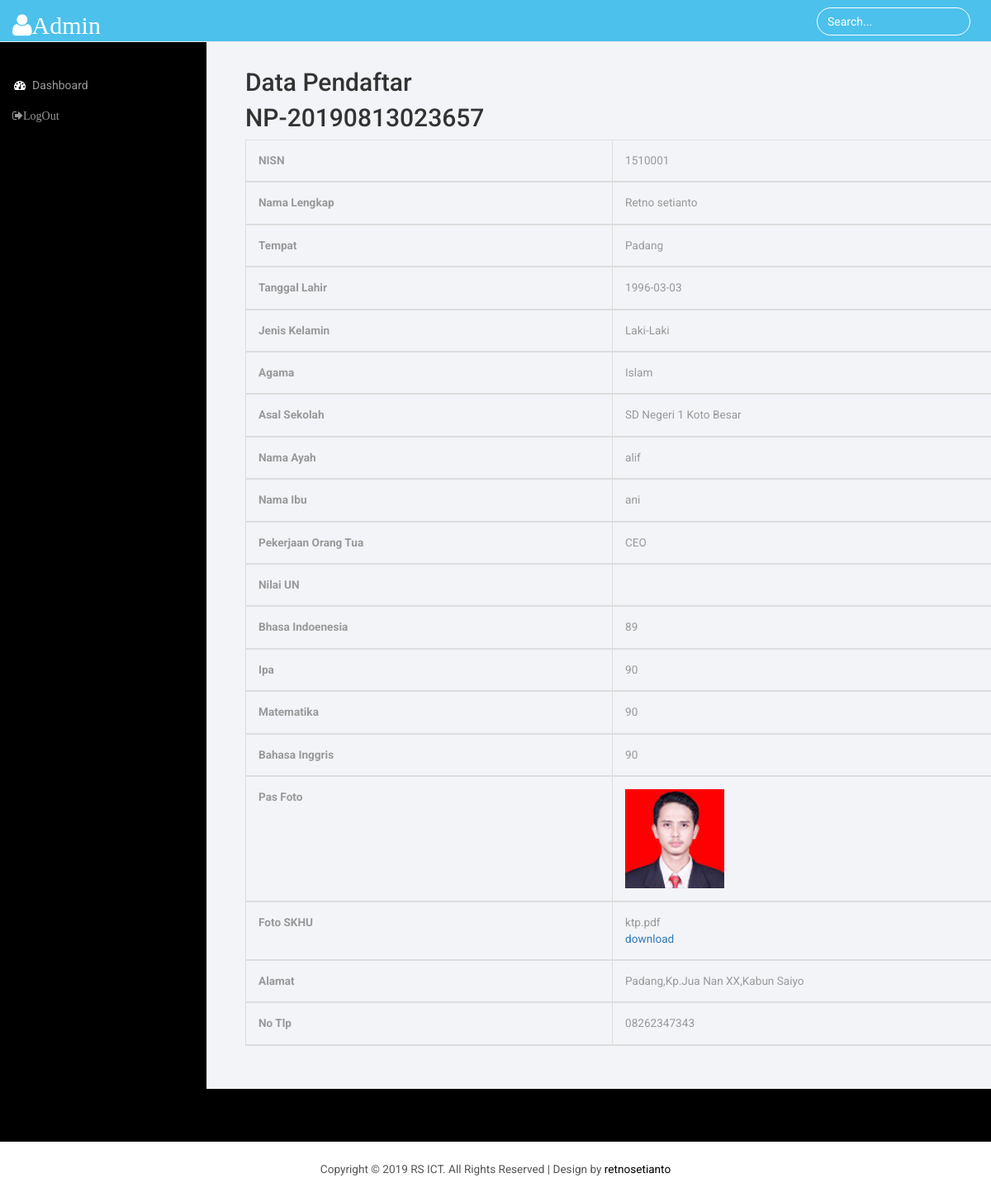
The page /admin/User/index.php?page=data_lengkap_pendaftar&id=1 on the database its author committed.
### tables this page shows
CREATE TABLE `tbl_pendaftar` (
  `id_pendaftaran` int(11) NOT NULL,
  `id_register` int(11) NOT NULL,
  `no_pendaftaran` varchar(30) NOT NULL,
  `tgl_daftar` date NOT NULL,
  `NISN` varchar(30) NOT NULL,
  `nama` varchar(30) NOT NULL,
  `tempat_lahir` text NOT NULL,
  `tgl_lahir` date NOT NULL,
  `jenis_kelamin` varchar(30) NOT NULL,
  `agama` varchar(34) NOT NULL,
  `asal_sekolah` varchar(30) NOT NULL,
  `nm_ayah` varchar(50) NOT NULL,
  `nm_ibu` varchar(50) NOT NULL,
  `pekerjaan` varchar(50) NOT NULL,
  `bahasa_indonesia` varchar(56) NOT NULL,
  `ipa` varchar(45) NOT NULL,
  `matematika` varchar(45) NOT NULL,
  `bahasa_inggris` varchar(45) NOT NULL,
  `pas_foto` text NOT NULL,
  `foto_skhu` text NOT NULL,
  `alamat` text NOT NULL,
  `no_tlp` varchar(30) NOT NULL,
  `konfirmasi` varchar(50) NOT NULL
);

### admin/User/data_lengkap_pendaftar.php (the view, shortened to what this page needs)
<section class="contact pb-5" id="contact">
	<div class="container pb-xl-5 pb-lg-3">
            <?php
            include "koneksi.php";
            $id = $_GET['id'];
                $pilih = mysqli_query($koneksi,"select * from tbl_pendaftar where id_pendaftaran='$id'");
                while($data = mysqli_fetch_array($pilih)){
            ?>
                    <form action="proses.php" method="POST" enctype="multipart/form-data" >
                    <div class="container">
                    <h2>Data Pendaftar</h2>
                    <h2><?= $data['no_pendaftaran']?></h2>
                    <table class="table table-bordered" >
                        <thead>
                        <tr>
                            <td><b>NISN</b></td>
                            <td><?= $data['NISN']?></td>
                        </tr>
                        <tr>
                            <td><b>Nama Lengkap</b></td>
                            <td><?= $data['nama']?></td>
                        </tr>
                        <tr>
                            <td><b>Tempat</b></td>
                            <td ><?= $data['tempat_lahir']?></th>
                        </tr>
                        <tr>
                            <td><b>Tanggal Lahir</b></td>
                            <td><?= $data['tgl_lahir']?></td>
                        </tr>
                        <tr>
                            <td><b>Jenis Kelamin</b></td>
                            <td><?= $data['jenis_kelamin']?></td>
                        </tr>
                        <tr>
                            <td><b>Agama</b></td>
                            <td><?= $data['agama']?></td>
                        </tr>
                        <tr>
                            <td><b>Asal Sekolah</b></td>
                            <td><?= $data['asal_sekolah']?></td>
                        </tr>
                        <tr>
                            <td><b>Nama Ayah</b></td>
                            <td><?= $data['nm_ayah']?></td>
                        </tr>
                        <tr>
                            <td><b>Nama Ibu</b></td>
                            <td><?= $data['nm_ibu']?></td>
                        </tr>
                        <tr>
                            <td><b>Pekerjaan Orang Tua</b></td>
                            <td><?= $data['pekerjaan']?></td>
                        </tr>
                        <tr>
                            <td><b>Nilai UN</b></td>
                            <td><b></b></td>
                        </tr>
                        <tr>
                            <td><b>Bhasa Indoenesia</b></td>
                            <td><?= $data['bahasa_indonesia']?></td>
                        </tr>
                        <tr>
                            <td><b>Ipa</b></td>
                            <td><?= $data['ipa']?></td>
                        </tr>
                        <tr>
                            <td><b>Matematika</b></td>
                            <td><?= $data['matematika']?></td>
                        </tr>
                        <tr>
                            <td><b>Bahasa Inggris</b></td>
                            <td><?= $data['bahasa_inggris']?></td>
                        </tr>
                        <tr>
                            <td><b>Pas Foto</b></td>
                            <td><img src="../../member/images/<?php echo $data['pas_foto'] ;?>" alt="tidak muncul " width="120px"></td>
                        </tr>
                        <tr>
                            <td><b>Foto SKHU</b></td>
                            <td><?php echo $data['foto_skhu']; ?><br><a href="../../member/images/<?=$data['foto_skhu']?>" Download>download</a></td>
                        <tr>
                            <td><b>Alamat</b></td>
                            <td><?= $data['alamat']?></td>
                        </tr>
                        <tr>
                            <td><b>No Tlp</b></td>
                            <td><?= $data['no_tlp']?></td>
                        </tr>
                        </thead>
                    </table>
              </div>
			</div>
		</div>
	</div>
	</div>
                <?php } ?>

### admin/User/css/style.css (style rules this page uses)
h4, h5, h6, h1, h2, h3 { margin-top: 0; }
html, body { font-family: 'Roboto', sans-serif; font-size: 100%; background:#000; overflow-x: hidden; }
body a { transition:0.5s all; -webkit-transition:0.5s all; -moz-transition:0.5s all; -o-transition:0.5s all; -ms-transition:0.5s all; }
.table > thead > tr > th, .table > tbody > tr > th, .table > tfoot > tr > th, .table > thead > tr > td, .table > tbody > tr > td, .table > tfoot > tr > td { border-top: none !important; }
.table > thead > tr > th, .table > tbody > tr > th, .table > tfoot > tr > th, .table > thead > tr > td, .table > tbody > tr > td, .table > tfoot > tr > td { font-size: 0.85em; color: #999; }
.table td, .table>tbody>tr>td, .table>tbody>tr>th, .table>tfoot>tr>td, .table>tfoot>tr>th, .table>thead>tr>td, .table>thead>tr>th { padding:15px !important; }

### rows shown on the page
tbl_pendaftar: no_pendaftaran "NP-20190813023657", NISN "1510001", nama "Retno setianto", tempat_lahir "Padang", tgl_lahir "1996-03-03", jenis_kelamin "Laki-Laki", agama "Islam", asal_sekolah "SD Negeri 1 Koto Besar", nm_ayah "alif", nm_ibu "ani", pekerjaan "CEO", bahasa_indonesia "89", ipa "90", matematika "90", bahasa_inggris "90", pas_foto (picture), foto_skhu "ktp.pdf", alamat "Padang,Kp.Jua Nan XX,Kabun Saiyo", no_tlp "08262347343"
